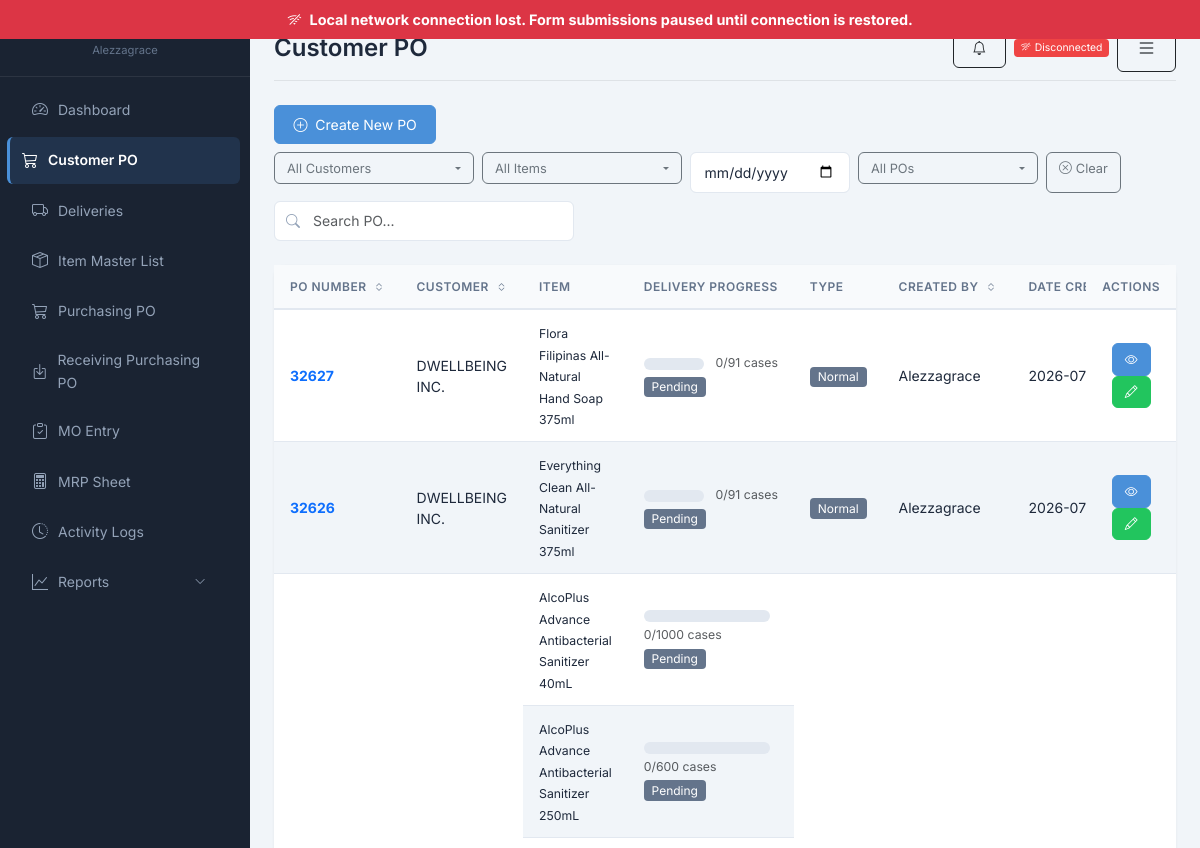
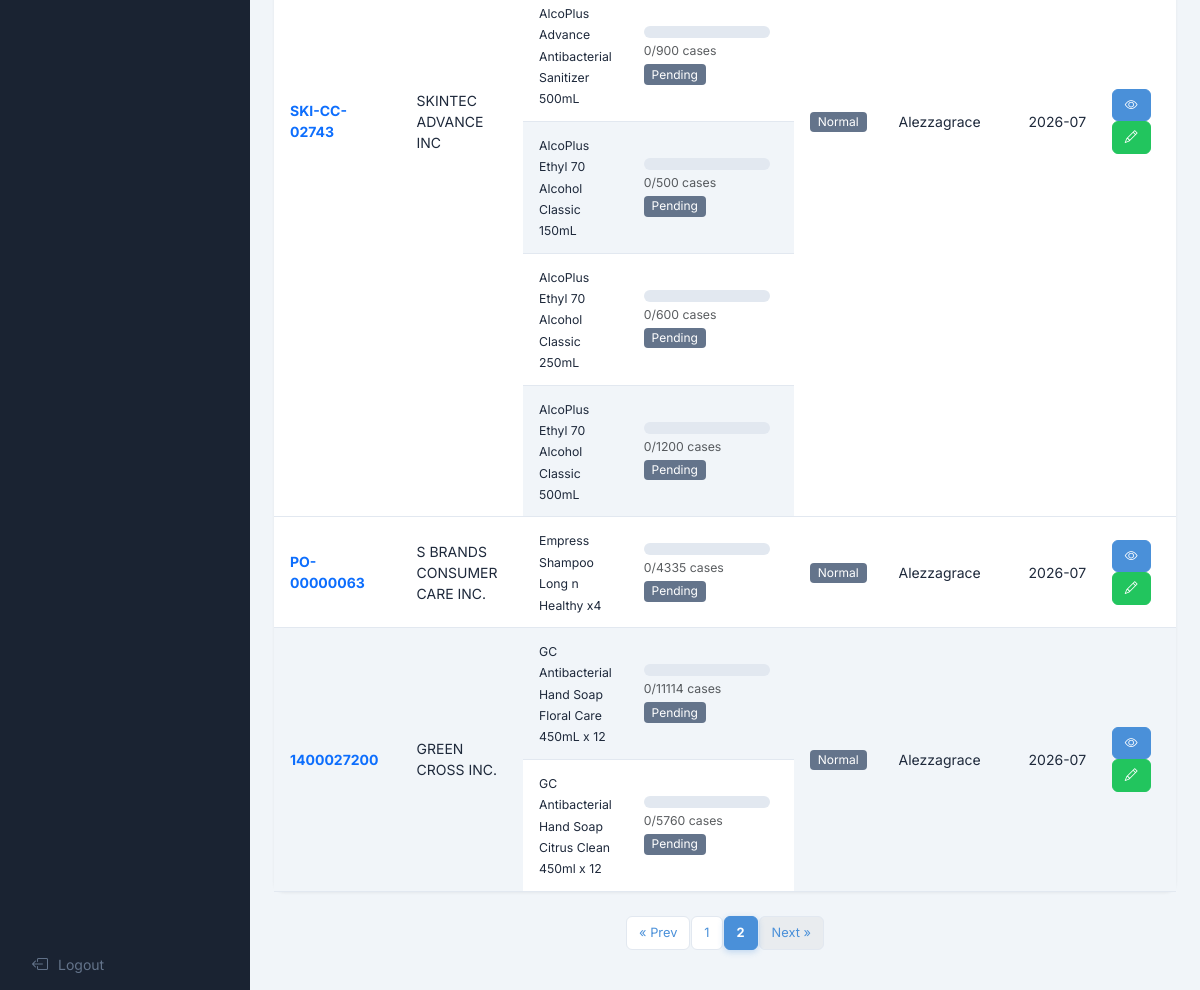
Page /?controller=warehouse&action=purchaseOrders&page=2 (signed in) on the committed database (2 pictures, top to bottom).
### tables this page shows
CREATE TABLE IF NOT EXISTS `purchase_order_items` (
  `poi_id` int(11) NOT NULL AUTO_INCREMENT,
  `po_id` int(11) NOT NULL,
  `item_id` int(11) NOT NULL,
  `item_code` varchar(100) DEFAULT NULL,
  `item_uom` varchar(50) NOT NULL DEFAULT 'PCS',
  `quantity` int(11) NOT NULL,
  `produced_quantity` int(11) DEFAULT 0 COMMENT 'Produced quantity per item',
  `delivered_quantity` int(11) DEFAULT 0 COMMENT 'Delivered quantity per item',
  `unit_price` decimal(15,2) NOT NULL,
  PRIMARY KEY (`poi_id`),
  KEY `po_id` (`po_id`),
  KEY `item_id` (`item_id`),
  CONSTRAINT `purchase_order_items_ibfk_1` FOREIGN KEY (`po_id`) REFERENCES `purchase_orders` (`po_id`)
);

CREATE TABLE IF NOT EXISTS `purchase_orders` (
  `po_id` int(11) NOT NULL AUTO_INCREMENT,
  `customer_po_number` varchar(100) DEFAULT NULL,
  `customer_po_date` date DEFAULT NULL,
  `po_number` varchar(50) NOT NULL,
  `customer_id` int(11) NOT NULL,
  `requested_by` int(11) NOT NULL,
  `status` enum('pending','accepted','rejected','delivered') DEFAULT 'pending',
  `date_created` datetime DEFAULT current_timestamp(),
  `last_update` timestamp NOT NULL DEFAULT current_timestamp() ON UPDATE current_timestamp(),
  `total_quantity` int(11) DEFAULT 0,
  `customer_terms` int(11) DEFAULT 0 COMMENT 'Payment terms in days',
  `production_type` enum('normal','advance') DEFAULT 'normal',
  `produced_quantity` int(11) DEFAULT 0,
  `delivered_quantity` int(11) DEFAULT 0,
  `remove` tinyint(1) NOT NULL DEFAULT 0,
  PRIMARY KEY (`po_id`),
  KEY `customer_id` (`customer_id`),
  KEY `requested_by` (`requested_by`),
  CONSTRAINT `purchase_orders_ibfk_1` FOREIGN KEY (`customer_id`) REFERENCES `customers` (`customer_id`),
  CONSTRAINT `purchase_orders_ibfk_2` FOREIGN KEY (`requested_by`) REFERENCES `users` (`user_id`)
);

CREATE TABLE IF NOT EXISTS `customers` (
  `customer_id` int(11) NOT NULL AUTO_INCREMENT,
  `customer_code` varchar(50) NOT NULL,
  `customer_name` varchar(255) NOT NULL,
  `customer_address` text DEFAULT NULL,
  `customer_type` enum('vat','non_vat') DEFAULT 'vat' COMMENT 'vat=VAT registered, non_vat=Non-VAT',
  `customer_tin` varchar(50) DEFAULT NULL,
  `customer_terms` varchar(50) DEFAULT NULL,
  `date_created` datetime DEFAULT current_timestamp(),
  `status` tinyint(1) DEFAULT 1 COMMENT '0=inactive, 1=active',
  `remove` tinyint(1) DEFAULT 0 COMMENT '0=active, 1=soft deleted',
  `last_update` timestamp NOT NULL DEFAULT current_timestamp() ON UPDATE current_timestamp(),
  PRIMARY KEY (`customer_id`),
  UNIQUE KEY `customer_code` (`customer_code`),
  KEY `idx_customer_code` (`customer_code`),
  KEY `idx_status` (`status`),
  KEY `idx_remove` (`remove`)
);

CREATE TABLE IF NOT EXISTS `items` (
  `item_id` int(11) NOT NULL AUTO_INCREMENT,
  `item_code` varchar(50) NOT NULL,
  `item_type` enum('RM','PM','FG','SFG','SUPPLIES') DEFAULT NULL,
  `raw_c_type` varchar(50) DEFAULT NULL,
  `item_description` varchar(255) NOT NULL,
  `customer_id` int(11) DEFAULT NULL,
  `item_uom` varchar(50) NOT NULL COMMENT 'Unit of Measurement',
  `uom_conversion` int(11) DEFAULT NULL COMMENT 'Units per case, e.g. 10 means 10 PCS = 1 CS. NULL when UOM is CS',
  `item_size` varchar(50) DEFAULT NULL,
  `item_amount` decimal(15,2) NOT NULL DEFAULT 0.00,
  `reorder_level` decimal(15,4) DEFAULT 0.0000,
  `date_created` datetime DEFAULT current_timestamp(),
  `status` tinyint(1) DEFAULT 1 COMMENT '0=inactive, 1=active',
  `remove` tinyint(1) DEFAULT 0 COMMENT '0=active, 1=soft deleted',
  `last_update` timestamp NOT NULL DEFAULT current_timestamp() ON UPDATE current_timestamp(),
  PRIMARY KEY (`item_id`),
  KEY `idx_item_code` (`item_code`),
  KEY `idx_status` (`status`),
  KEY `idx_remove` (`remove`)
);

CREATE TABLE IF NOT EXISTS `users` (
  `user_id` int(11) NOT NULL AUTO_INCREMENT,
  `username` varchar(50) NOT NULL,
  `email` varchar(100) NOT NULL,
  `password` varchar(255) NOT NULL,
  `full_name` varchar(255) NOT NULL,
  `department` enum('admin','warehouse','production','finance','qc','qa','rnd') NOT NULL,
  `status` tinyint(1) DEFAULT 1 COMMENT '0=inactive, 1=active',
  `remove` tinyint(1) DEFAULT 0 COMMENT '0=active, 1=soft deleted',
  `date_created` datetime DEFAULT current_timestamp(),
  `last_update` timestamp NOT NULL DEFAULT current_timestamp() ON UPDATE current_timestamp(),
  PRIMARY KEY (`user_id`),
  UNIQUE KEY `username` (`username`),
  UNIQUE KEY `email` (`email`),
  KEY `idx_username` (`username`),
  KEY `idx_email` (`email`),
  KEY `idx_department` (`department`),
  KEY `idx_status` (`status`)
);

### warehouse/views/purchase_orders/index.php (the view, shortened to what the rows shown need)
<div class="card data-card">
        <div class="table-responsive">
            <table class="table table-hover mb-0">
                <thead>
                    <tr>
                        <th class="sortable" data-sort="po_number">PO Number <i class="bi bi-chevron-expand"></i></th>
                        <th class="sortable" data-sort="customer">Customer <i class="bi bi-chevron-expand"></i></th>
                        <th>Item</th>
                        <th>Delivery Progress</th>
                        <th>Type</th>
                        <th class="sortable" data-sort="created_by">Created By <i class="bi bi-chevron-expand"></i></th>
                        <th class="sortable" data-sort="date">Date Created <i class="bi bi-chevron-expand"></i></th>
                        <th class="text-center action-col">Actions</th>
                    </tr>
                </thead>
                <tbody id="poTableBody">
                    <?php foreach ($purchase_orders as $po):
                        $items = $po_items_map[$po['po_id']] ?? [];
                        $itemCount = max(1, count($items));
                    ?>
                    <?php if (empty($items)): ?>
                    <tr>
                        <td><strong class="text-primary">
                        <?= $po['customer_po_number'] ?>
                        </strong></td>
                        <td><?= htmlspecialchars($po['customer_name'] ?? '-') ?></td>
                        <td><small class="text-muted">-</small></td>
                        <td><small class="text-muted">-</small></td>
                        <td>
                            <span class="badge bg-secondary">Normal</span>
                        </td>
                        <td><?= htmlspecialchars($po['requested_by_name'] ?? '-') ?></td>
                        <td><?= date('Y-m-d', strtotime($po['date_created'])) ?></td>
                        <td class="text-center action-col">
                            <button type="button" class="btn btn-sm btn-primary view-po-btn" data-po-id="<?= $po['po_id'] ?>"><i class="bi bi-eye"></i></button>
                            <button type="button" class="btn btn-sm btn-success edit-po-btn" data-po-id="<?= $po['po_id'] ?>"><i class="bi bi-pencil"></i></button>
                        </td>
                    </tr>
                    <?php else: ?>
                    <?php foreach ($items as $idx => $item):
                        $qty = $item['quantity'] ?? 0;
                        $itemDelivered = intval($item['delivered_quantity'] ?? 0);
                        $pcsPerCase = intval($item['uom_conversion'] ?? 0);
                        $useCases = $pcsPerCase > 1;
                        $displayQty = $useCases ? (int) ceil($qty / $pcsPerCase) : $qty;
                        $displayDelivered = $useCases ? (int) ceil($itemDelivered / $pcsPerCase) : $itemDelivered;
                        $displayRemaining = max(0, $displayQty - $displayDelivered);
                        $displayUnit = $useCases ? 'cases' : 'pcs';
                        $statusLabel = $itemDelivered <= 0 ? 'Pending' : ($itemDelivered >= $qty ? 'Fully Delivered' : 'Partial (' . $displayRemaining . ' ' . $displayUnit . ' left)');
                        $statusClass = $itemDelivered >= $qty ? 'bg-success' : ($itemDelivered > 0 ? 'bg-warning text-dark' : 'bg-secondary');
                    ?>
                    <tr>
                        <?php if ($idx === 0): ?>
                        <td rowspan="<?= $itemCount ?>"><strong class="text-primary">
                        <?= $po['customer_po_number'] ?>
                        </strong></td>
                        <td rowspan="<?= $itemCount ?>"><?= htmlspecialchars($po['customer_name'] ?? '-') ?></td>
                        <?php endif; ?>
                        <td><small><?= htmlspecialchars($item['item_description'] ?? '-') ?></small></td>
                        <td>
                            <div class="d-flex align-items-center flex-wrap gap-1" style="min-height: 20px;">
                                <div class="progress flex-grow-1 me-2" style="height: 12px; width: 50px;">
                                </div>
                                <small class="text-muted text-nowrap"><?= $displayDelivered ?>/<?= $displayQty ?> <?= $displayUnit ?></small>
                                <span class="badge <?= $statusClass ?> text-nowrap"><?= $statusLabel ?></span>
                            </div>
                        </td>
                        <?php if ($idx === 0): ?>
                        <td rowspan="<?= $itemCount ?>">
                            <span class="badge bg-secondary">Normal</span>
                        </td>
                        <td rowspan="<?= $itemCount ?>"><?= htmlspecialchars($po['requested_by_name'] ?? '-') ?></td>
                        <td rowspan="<?= $itemCount ?>"><?= date('Y-m-d', strtotime($po['date_created'])) ?></td>
                        <td rowspan="<?= $itemCount ?>" class="text-center action-col">
                            <button type="button" class="btn btn-sm btn-primary view-po-btn" data-po-id="<?= $po['po_id'] ?>"><i class="bi bi-eye"></i></button>
                            <button type="button" class="btn btn-sm btn-success edit-po-btn" data-po-id="<?= $po['po_id'] ?>"><i class="bi bi-pencil"></i></button>
                        </td>
                        <?php endif; ?>
                    </tr>
                    <?php endforeach; ?>
                    <?php endif; ?>
                    <?php endforeach; ?>
                </tbody>
            </table>
        </div>
    </div>

### rows in the picture
purchase_order_items: po.customer_po_number "32627", item.item_description "Flora Filipinas All-Natural Hand Soap 375ml", delivered_quantity "0", displayQty "91", item.uom_conversion "cases", delivered_quantity "Pending", po.date_created "2026-07-09"
customers: customer_name "DWELLBEING INC."
users: full_name "Alezzagrace"
purchase_order_items: po.customer_po_number "32626", item.item_description "Everything Clean All-Natural Sanitizer 375ml", delivered_quantity "0", displayQty "91", item.uom_conversion "cases", delivered_quantity "Pending", po.date_created "2026-07-09"
purchase_order_items: po.customer_po_number "SKI-CC-02743", item.item_description "AlcoPlus Advance Antibacterial Sanitizer 40mL", delivered_quantity "0", displayQty "1000", item.uom_conversion "cases", delivered_quantity "Pending", po.date_created "2026-07-09"
customers: customer_name "SKINTEC ADVANCE INC"
purchase_order_items: item.item_description "AlcoPlus Advance Antibacterial Sanitizer 250mL", delivered_quantity "0", displayQty "600", item.uom_conversion "cases", delivered_quantity "Pending"
purchase_order_items: item.item_description "AlcoPlus Advance Antibacterial Sanitizer 500mL", delivered_quantity "0", displayQty "900", item.uom_conversion "cases", delivered_quantity "Pending"
purchase_order_items: item.item_description "AlcoPlus Ethyl 70 Alcohol Classic 150mL", delivered_quantity "0", displayQty "500", item.uom_conversion "cases", delivered_quantity "Pending"
purchase_order_items: item.item_description "AlcoPlus Ethyl 70 Alcohol Classic 250mL", delivered_quantity "0", displayQty "600", item.uom_conversion "cases", delivered_quantity "Pending"
purchase_order_items: item.item_description "AlcoPlus Ethyl 70 Alcohol Classic 500mL", delivered_quantity "0", displayQty "1200", item.uom_conversion "cases", delivered_quantity "Pending"
purchase_order_items: po.customer_po_number "PO-00000063", item.item_description "Empress Shampoo Long n Healthy x4", delivered_quantity "0", displayQty "4335", item.uom_conversion "cases", delivered_quantity "Pending", po.date_created "2026-07-07"
customers: customer_name "S BRANDS CONSUMER CARE INC."
purchase_order_items: po.customer_po_number "1400027200", item.item_description "GC Antibacterial Hand Soap Floral Care 450mL x 12", delivered_quantity "0", displayQty "11114", item.uom_conversion "cases", delivered_quantity "Pending", po.date_created "2026-07-07"
customers: customer_name "GREEN CROSS INC."
purchase_order_items: item.item_description "GC Antibacterial Hand Soap Citrus Clean 450ml x 12", delivered_quantity "0", displayQty "5760", item.uom_conversion "cases", delivered_quantity "Pending"

### other values in the picture
$_SESSION['full_name'] "Alezzagrace"
$page_title "Customer PO"
$p "1"
$p "2"
